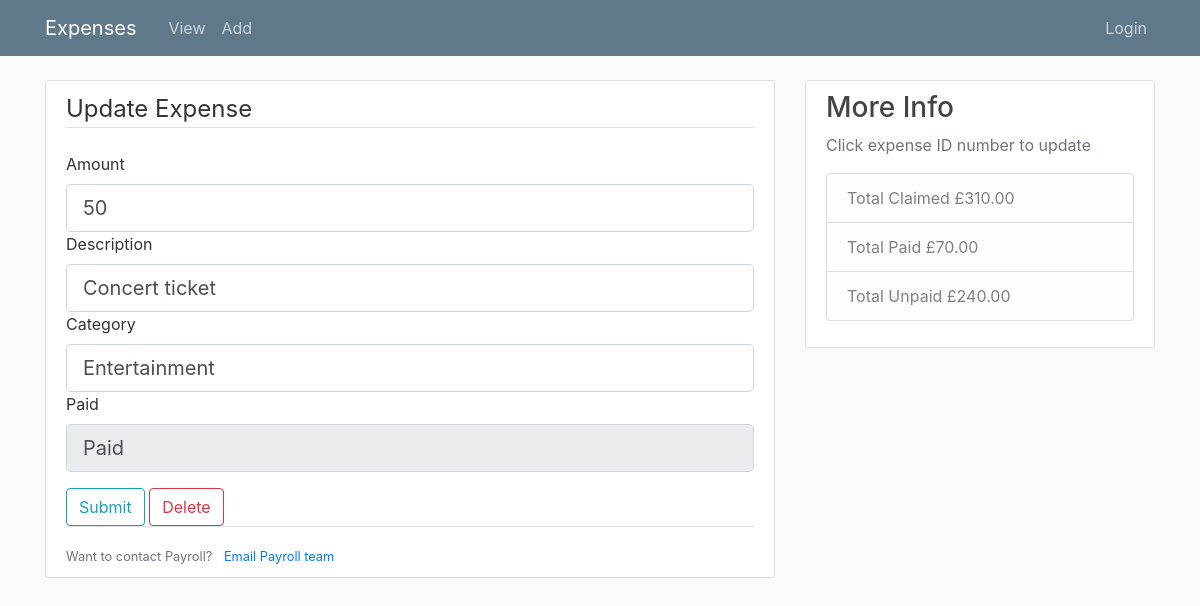
/1/1/update, run on the app's committed database.
### expenses.py (models this page shows)
class Expense(db.Model):
    id = db.Column(db.Integer, index=True, primary_key=True)
    amount = db.Column(db.Integer, index=True)
    description = db.Column(db.String, index=True)
    category = db.Column(db.String, index=True)
    repaid = db.Column(db.String, default="Unpaid", index=True)
    userId = db.Column(db.Integer, db.ForeignKey('user.id'))

### expenses.py (the view)
@app.route("/<int:user_id>/<int:expense_id>/update", methods=["GET", "POST"])
def update(user_id, expense_id):
    expense = Expense.query.get_or_404(expense_id)
    form = UpdateForm()
    if form.validate_on_submit():
        expense.amount = form.amount.data
        expense.description = form.description.data
        expense.category = form.category.data
        db.session.commit()
        flash(f"Expense updated", "success")
        return redirect(url_for("home", user_id=user_id, totalexpense=allexpense(user_id),
                                totalPaid=totalPaid(user_id), totalUnpaid=totalUnpaid(user_id)))
    elif request.method == "GET":
        form.amount.data = expense.amount
        form.description.data = expense.description
        form.category.data = expense.category
        form.repaid.data = expense.repaid
    return render_template("update.html", form=form, title="Update", expense_id=expense_id, user_id=user_id,
                           totalexpense=allexpense(user_id), totalPaid=totalPaid(user_id), totalUnpaid=totalUnpaid(user_id))

### forms.py
class UpdateForm(FlaskForm):
    amount = FloatField(
        "Amount", [validators.DataRequired(message="Please enter an amount")])
    description = StringField(
        "Description", [validators.DataRequired(message="Please enter a description")])
    category = StringField("Category", [validators.DataRequired(
        message="Please enter a category")])
    repaid = StringField("Repaid", render_kw={'readonly': True})
    submit = SubmitField("Submit")

### expenses.py (called while the page is built)
def allexpense(user_id):
    expenses = Expense.query.filter_by(userId=user_id).all()
    totalexpense = 0
    for expense in expenses:
        totalexpense += expense.amount
    return totalexpense

def totalPaid(user_id):
    expenses = Expense.query.filter_by(userId=user_id).all()
    totalpaid = 0
    for expense in expenses:
        if expense.repaid == "Paid":
            totalpaid += expense.amount
    return totalpaid

def totalUnpaid(user_id):
    expenses = Expense.query.filter_by(userId=user_id).all()
    totalunpaid = 0
    for expense in expenses:
        if expense.repaid == "Unpaid":
            totalunpaid += expense.amount
    return totalunpaid

### templates/update.html (shortened to what this page needs)
{% extends 'layout.html' %}
{% block content %}
    <div class="content-section">
        <form method="POST" action="">
            <fieldset class="form-group">
                <legend class="border-bottom mb-4">Update Expense</legend>
                <div class="form=group">
                    {{ form.amount.label(class="form-control-label", text="Amount") }}
                    {{ form.amount(class="form-control form-control-lg") }}
                </div>
                <div class="form=group">
                    {{ form.description.label(class="form-control-label", text="Description") }}
                    {{ form.description(class="form-control form-control-lg") }}
                </div>
                <div class="form=group">
                    {{ form.category.label(class="form-control-label", text="Category") }}
                    {{ form.category(class="form-control form-control-lg") }}
                </div>
                <div class="form=group">
                  {{ form.repaid.label(class="form-control-label", text="Paid") }}
                  {{ form.repaid(class="form-control form-control-lg") }}
              </div>
            </fieldset>
            <div class="form=group">
                    {{ form.submit(class="btn btn-outline-info") }}
                    <button type="button" class="btn btn-outline-danger" data-toggle="modal" data-target="#deleteModal">Delete</button>
                </div>
        </form>
        <div class="border-top pt-3">
          <small class="text-muted">
              Want to contact Payroll? <a class="ml-2" href="mailto:payroll@example.com">
                  Email Payroll team</a>
          </small>
      </div>
    </div>
{% endblock content %}

### static/main.css (style rules this page uses)
body { background: #fafafa; color: #333333; margin-top: 5rem; }
.content-section { background: #ffffff; padding: 10px 20px; border: 1px solid #dddddd; border-radius: 3px; margin-bottom: 10px; }

### data on the page
Expense: amount "50", description "Concert ticket", category "Entertainment", repaid "Paid"

### other printed values
{{ '{:.2f}'.format(totalexpense) }} "310.00"
{{ '{:.2f}'.format(totalPaid) }} "70.00"
{{ '{:.2f}'.format(totalUnpaid) }} "240.00"
